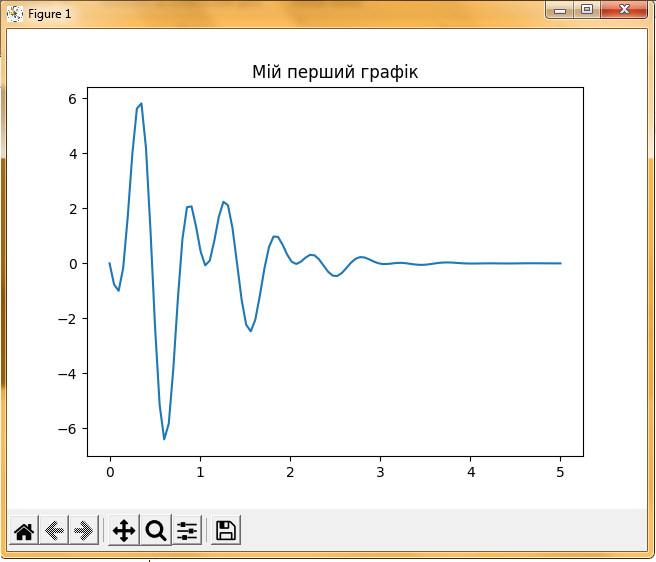

Write Python code to recreate this figure.
from numpy import *
import matplotlib.pyplot as plt


x = linspace(0, 5, 100)
y = -5*cos(10*x)*sin(3*x)/(x ** x)

plt.title('Mій перший графік')
plt.plot(x, y)
plt.show()
